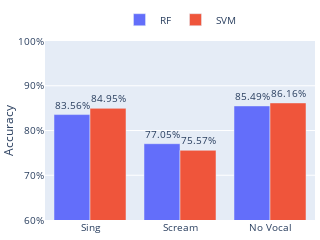

Notebook code for this chart:
### Code cell
import numpy as np
import pandas as pd
classes=np.array(['Sing','Scream','No Vocal'])
# knn_classwise=np.array([0.49152542,0.49152542,0.18145161,0,0.26282051,0.68243243])
rf_classwise = np.array([.8356,.7705,.8549])
svm_classwise = np.array([.8495,.7557,.8616])
# fcnn_classwise = np.array([.6271,.5357,.1935,.0298,.3333,.8108])
# cnn_classwise = np.array([0.8953,0.8127,0.9180])
df=pd.DataFrame()

# df['kNN']=knn_classwise
df['Random Forest'] = rf_classwise
df['SVM'] = svm_classwise
# df['Fully Connected Network'] = fcnn_classwise
# df['CNN'] = cnn_classwise

df=df.T
df.columns=classes
df=df.T

import plotly.graph_objects as go
fig=go.Figure(data=[
        go.Bar(name="RF",
            x=df.index, y=df['Random Forest'],
            text=df['Random Forest'],
            textposition='inside',
            ),
        go.Bar(name="SVM",
            x=df.index, y=df['SVM'],
            text=df['SVM'],
            textposition="inside",
            )
        ])
fig.update_traces(texttemplate='%{text:.2%}', textposition='outside')
fig.update_layout(
    autosize=True,
    width=300,
    height=200,
    # title={
    #     'text': "Classwise accuracy",
    #     'x':0.5,
    #     'y':0.95,
    #     'xanchor': 'center',
    #     'yanchor': 'top',
    #     },
    font=dict(
        size=10
    ),
    margin=dict(
        l=10,
        r=5,
        b=15,
        t=10,
        pad=0
    ),
    legend=dict(
    orientation="h",
    yanchor="top",
    y=1.2,
    xanchor="center",
    x=0.5

)
    )
fig.update_xaxes(
        tickangle = 0,
        title_text = "",
        title_font = {"size": 1},
        title_standoff = 0)
    
fig.update_yaxes(
        tickangle = 0,
        title_text = "Accuracy",
        # title_font = {"size": 14},
        title_standoff = 5)
# fig.update_layout(legend_title_text='')
fig.update_layout(yaxis= { 'tickformat': ',.0%'})
fig.update_layout(uniformtext_minsize=10)
fig.update_yaxes(range=[0.6,1.0])
fig.write_image("/Users/vedant/Desktop/Programming/ScreamDetection/classwise-accuracies-vggish-200x300.pdf", format="pdf", width=300, height=200, scale=2)
fig

### Figure 1 — Plotly figure (JSON) as saved in the notebook; plotly's stock layout.template omitted (floating-point values rounded to 4 significant figures)
{"data": [{"name": "RF", "text": [0.8356, 0.7705, 0.8549], "textposition": "outside", "texttemplate": "%{text:.2%}", "type": "bar", "x": ["Sing", "Scream", "No Vocal"], "y": [0.8356, 0.7705, 0.8549]}, {"name": "SVM", "text": [0.8495, 0.7557, 0.8616], "textposition": "outside", "texttemplate": "%{text:.2%}", "type": "bar", "x": ["Sing", "Scream", "No Vocal"], "y": [0.8495, 0.7557, 0.8616]}], "layout": {"autosize": true, "font": {"size": 10}, "height": 200, "legend": {"orientation": "h", "x": 0.5, "xanchor": "center", "y": 1.2, "yanchor": "top"}, "margin": {"b": 15, "l": 10, "pad": 0, "r": 5, "t": 10}, "uniformtext": {"minsize": 10}, "width": 300, "xaxis": {"tickangle": 0, "title": {"font": {"size": 1}, "standoff": 0, "text": ""}}, "yaxis": {"range": [0.6, 1], "tickangle": 0, "tickformat": ",.0%", "title": {"standoff": 5, "text": "Accuracy"}}}}
